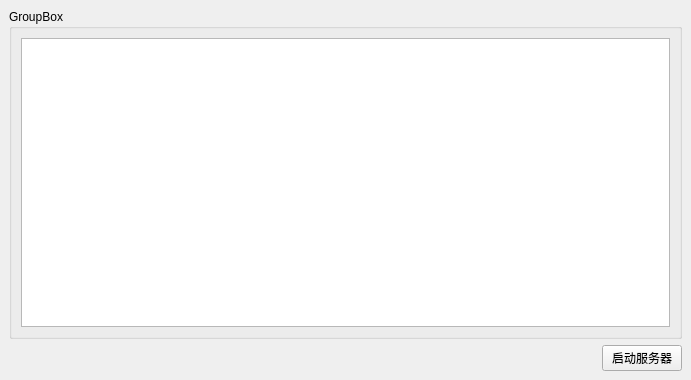
<?xml version="1.0" encoding="UTF-8"?>
<ui version="4.0">
 <class>MainWindow</class>
 <widget class="QMainWindow" name="MainWindow">
  <property name="geometry">
   <rect>
    <x>0</x>
    <y>0</y>
    <width>691</width>
    <height>380</height>
   </rect>
  </property>
  <property name="windowTitle">
   <string>服务器</string>
  </property>
  <widget class="QWidget" name="centralwidget">
   <layout class="QVBoxLayout" name="verticalLayout">
    <item>
     <widget class="QGroupBox" name="groupBox">
      <property name="title">
       <string>GroupBox</string>
      </property>
      <layout class="QGridLayout" name="gridLayout">
       <item row="0" column="0">
        <widget class="QPlainTextEdit" name="logEditor"/>
       </item>
      </layout>
     </widget>
    </item>
    <item>
     <layout class="QHBoxLayout" name="horizontalLayout">
      <item>
       <spacer name="horizontalSpacer">
        <property name="orientation">
         <enum>Qt::Orientation::Horizontal</enum>
        </property>
        <property name="sizeHint" stdset="0">
         <size>
          <width>10</width>
          <height>20</height>
         </size>
        </property>
       </spacer>
      </item>
      <item>
       <widget class="QPushButton" name="startStopButton">
        <property name="text">
         <string>启动服务器</string>
        </property>
       </widget>
      </item>
     </layout>
    </item>
   </layout>
  </widget>
 </widget>
 <resources/>
 <connections/>
</ui>
